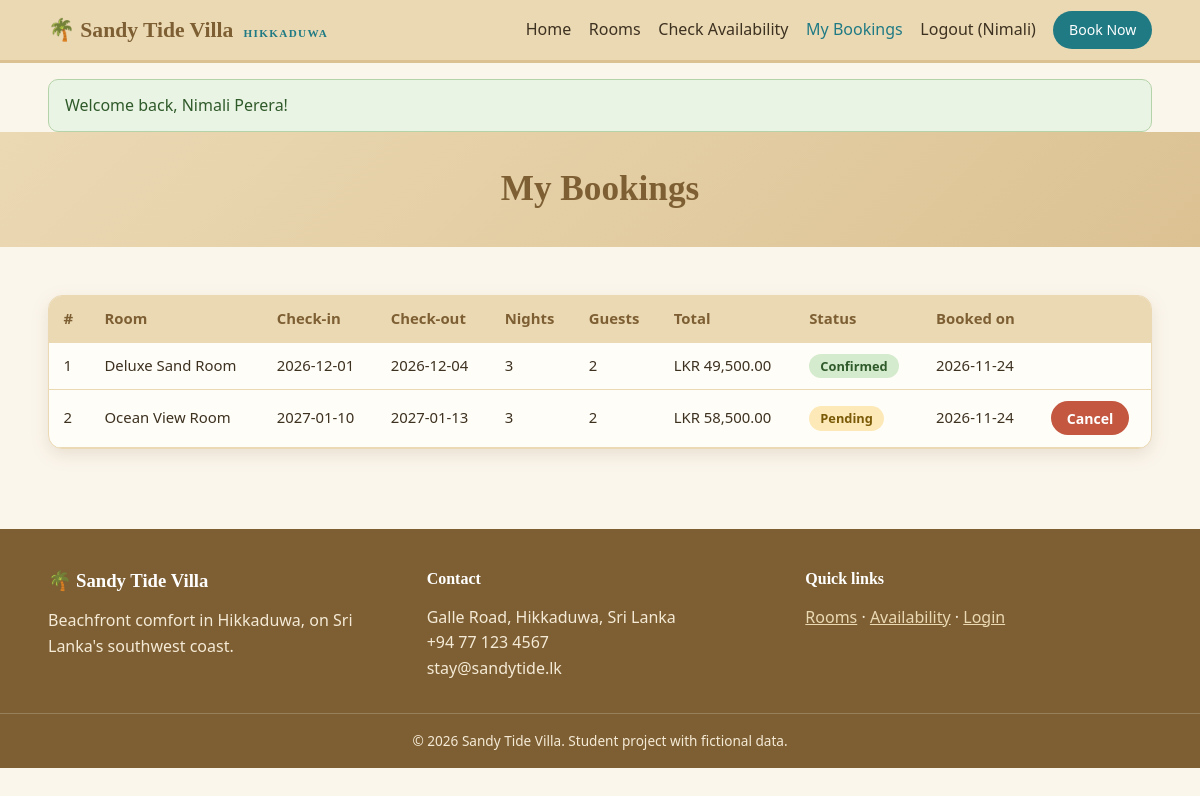
Screenshot of /my_bookings.php (signed in) with the database file from the repository.
### tables this page shows
CREATE TABLE bookings (
  booking_id INT AUTO_INCREMENT PRIMARY KEY,
  user_id INT NOT NULL,
  room_id INT NOT NULL,
  guest_name VARCHAR(100) NOT NULL,
  guest_email VARCHAR(150) NOT NULL,
  guest_phone VARCHAR(20) NOT NULL,
  guests TINYINT UNSIGNED NOT NULL DEFAULT 1,
  check_in DATE NOT NULL,
  check_out DATE NOT NULL,
  total_amount DECIMAL(10,2) NOT NULL,
  special_requests VARCHAR(300) NULL,
  booking_status ENUM('Pending','Confirmed','Cancelled') NOT NULL DEFAULT 'Pending',
  booking_date TIMESTAMP DEFAULT CURRENT_TIMESTAMP,
  CONSTRAINT fk_booking_user FOREIGN KEY (user_id) REFERENCES users(user_id) ON DELETE CASCADE,
  CONSTRAINT fk_booking_room FOREIGN KEY (room_id) REFERENCES rooms(room_id) ON DELETE RESTRICT,
  INDEX idx_room_dates (room_id, check_in, check_out, booking_status)
);

CREATE TABLE rooms (
  room_id INT AUTO_INCREMENT PRIMARY KEY,
  room_name VARCHAR(100) NOT NULL,
  room_type VARCHAR(50) NOT NULL,
  description TEXT NOT NULL,
  facilities VARCHAR(255) NOT NULL,          
  price_per_night DECIMAL(10,2) NOT NULL CHECK (price_per_night > 0),
  max_guests TINYINT UNSIGNED NOT NULL CHECK (max_guests > 0),
  image VARCHAR(100) NOT NULL DEFAULT 'room-garden-breeze.jpg',
  room_status ENUM('active','inactive') NOT NULL DEFAULT 'active'
);

### config/db.php (called while the page is built, shortened)
<?php
function db(): PDO {
    static $pdo = null;
    if ($pdo === null) {
        try {
            $pdo = new PDO(
                'mysql:host=' . DB_HOST . ';dbname=' . DB_NAME . ';charset=utf8mb4',
                DB_USER, DB_PASS,
                [
                    PDO::ATTR_ERRMODE            => PDO::ERRMODE_EXCEPTION,
                    PDO::ATTR_DEFAULT_FETCH_MODE => PDO::FETCH_ASSOC,
                    PDO::ATTR_EMULATE_PREPARES   => false,
                ]
            );
        } catch (PDOException $e) {
            http_response_code(500);
            exit('Database connection failed. Check config/db.php and make sure MySQL is running and db_structure.sql is imported.');
        }
    }
    return $pdo;
}

### my_bookings.php (the view, shortened to what this page needs)
<?php
require_once __DIR__ . '/includes/functions.php';
$user = current_user();
$st = db()->prepare('SELECT b.*, r.room_name FROM bookings b JOIN rooms r ON r.room_id=b.room_id WHERE b.user_id = ? ORDER BY b.booking_date DESC');
$st->execute([$user['user_id']]);
$bookings = $st->fetchAll();
require __DIR__ . '/includes/header.php';
?>
<section class="page-head"><div class="container"><h1>My Bookings</h1></div></section>
<div class="container section">
  <?php if (!$bookings): ?>
    <div class="alert alert-info">You have no bookings yet. <a href="<?= e(url('rooms.php')) ?>">Browse rooms</a></div>
  <?php else: ?>
  <div class="table-wrap"><table class="table">
    <thead><tr><th>#</th><th>Room</th><th>Check-in</th><th>Check-out</th><th>Nights</th><th>Guests</th><th>Total</th><th>Status</th><th>Booked on</th><th></th></tr></thead>
    <tbody>
    <?php foreach ($bookings as $b): ?>
      <tr>
        <td><?= (int)$b['booking_id'] ?></td><td><?= e($b['room_name']) ?></td><td><?= e($b['check_in']) ?></td><td><?= e($b['check_out']) ?></td>
        <td><?= nights_between($b['check_in'], $b['check_out']) ?></td><td><?= (int)$b['guests'] ?></td>
        <td><?= money($b['total_amount']) ?></td><td><?= status_badge($b['booking_status']) ?></td><td><?= e(substr($b['booking_date'], 0, 10)) ?></td>
        <td><?php if ($b['booking_status'] === 'Pending'): ?>
          <form method="post" action="<?= e(url('cancel_booking.php')) ?>" onsubmit="return confirm('Cancel this booking request?');">
            <button class="btn btn-danger btn-sm">Cancel</button></form>
        <?php endif; ?></td>
      </tr>
    <?php endforeach; ?>
    </tbody></table></div>
  <?php endif; ?>
</div>
<?php require __DIR__ . '/includes/footer.php'; ?>

### includes/functions.php (shortened to what this page needs)
<?php
require_once __DIR__ . '/../config/db.php';
function base_url(): string {
    static $base = null;
    if ($base === null) {
        $root = str_replace('\\', '/', realpath(__DIR__ . '/..'));
        $doc  = str_replace('\\', '/', realpath($_SERVER['DOCUMENT_ROOT']));
        $base = rtrim(str_ireplace($doc, '', $root), '/');
    }
    return $base;
}
function url(string $path = ''): string { return base_url() . '/' . ltrim($path, '/'); }
function e($v): string { return htmlspecialchars((string)$v, ENT_QUOTES, 'UTF-8'); }
function money($v): string { return CURRENCY . ' ' . number_format((float)$v, 2); }
function nights_between(string $in, string $out): int {
    return (int) (new DateTime($in))->diff(new DateTime($out))->format('%r%a');
}
function status_badge(string $s): string {
    return '<span class="badge badge-' . strtolower($s) . '">' . e($s) . '</span>';
}

### assets/css/style.css (style rules this page uses)
:root { --sand-50: #fbf6ec; --sand-100: #f5ead6; --sand-200: #ebd9b4; --sand-300: #dcc293; --sand-500: #b8955a; --sand-700: #7d5f33; --ink: #3d3120; --sea: #1f7a84; --sea-dark: #165d65; --coral: #c4573f; --ok: #4f7d4a; --radius: 14px; --shadow: 0 6px 18px rgba(125, 95, 51, .15); }
* { box-sizing: border-box; }
html { scroll-behavior: smooth; }
body { margin: 0; font-family: 'Segoe UI', system-ui, -apple-system, Roboto, sans-serif; background: var(--sand-50); color: var(--ink); line-height: 1.6; }
h1, h2, h3, h4 { font-family: Georgia, 'Times New Roman', serif; line-height: 1.25; margin: 0 0 .6rem; color: var(--sand-700); }
.container { width: min(1140px, 92%); margin-inline: auto; }
.section { padding: 3rem 0; }
.btn { display: inline-block; padding: .65rem 1.3rem; border-radius: 999px; border: 2px solid transparent; font-weight: 600; font-size: 1rem; cursor: pointer; text-decoration: none; transition: .2s; font-family: inherit; }
.btn-sm { padding: .35rem .85rem; font-size: .88rem; }
.btn-danger { background: var(--coral); color: #fff; }
.page-head { background: linear-gradient(135deg, var(--sand-200), var(--sand-300)); padding: 2.2rem 0; text-align: center; }
.page-head h1 { margin: 0; font-size: 2.2rem; }
.badge { padding: .2rem .7rem; border-radius: 999px; font-size: .8rem; font-weight: 700; }
.badge-pending { background: #fde9b8; color: #7a5a06; }
.badge-confirmed { background: #d5ebcd; color: #2f5a2a; }
.table-wrap { overflow-x: auto; background: #fffdf8; border-radius: var(--radius); box-shadow: var(--shadow); border: 1px solid var(--sand-200); }
.table { width: 100%; border-collapse: collapse; font-size: .93rem; }
.table th { background: var(--sand-200); text-align: left; color: var(--sand-700); white-space: nowrap; }
.table th, .table td { padding: .7rem .9rem; border-bottom: 1px solid var(--sand-200); vertical-align: middle; }

### rows the page displays
bookings: booking_id "1", room.room_name "Deluxe Sand Room", check_in "2026-12-01", check_out "2026-12-04", nights_between($b['check_in'], $b['check_out']) "3", guests "2", total_amount "LKR 49,500.00", booking_status "Confirmed", booking_date "2026-11-24"
bookings: booking_id "2", room.room_name "Ocean View Room", check_in "2027-01-10", check_out "2027-01-13", nights_between($b['check_in'], $b['check_out']) "3", guests "2", total_amount "LKR 58,500.00", booking_status "Pending", booking_date "2026-11-24"

### other values shown
VILLA_NAME "Sandy Tide Villa"
$label "Home Rooms Check Availability My Bookings"
explode(' ', $user['name'])[0] "Nimali"
$f['msg'] "Welcome back, Nimali Perera!"
